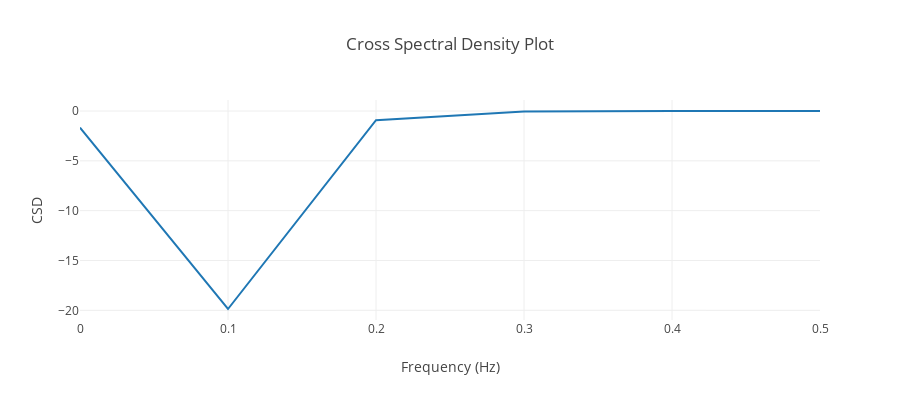
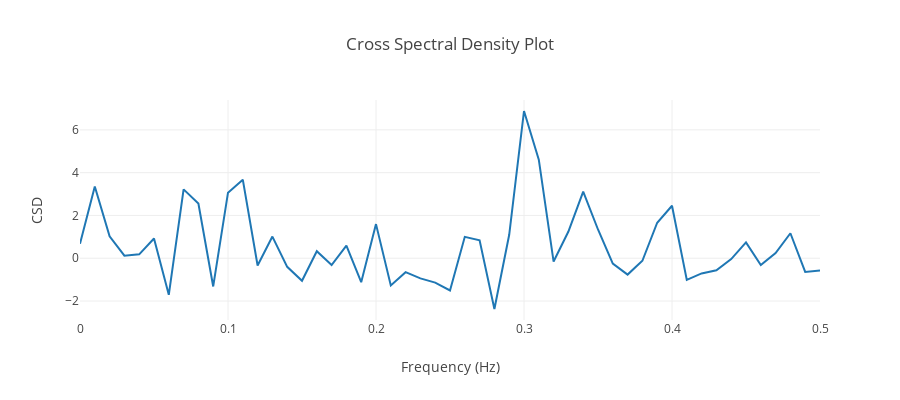

The notebook cell saved with these charts, in order:
### Code cell
# Test on different inputs

# Regular Arrays
z2 = np.array([1, 2, 3, 4, 5, 6, 7, 8, 9, 10])
z3 = np.array([10, 9, 8, 7, 6, 5, 4, 3, 2, 1])
warnings.simplefilter("ignore")
cgram(z2, z3)

# Two AR(1) Processes, with phi = 0.75 and 0.25 respectively.
n = 100
b = np.zeros(n)
c = np.zeros(n)
b[1] = random.normalvariate(0, 1)
c[1] = random.normalvariate(0, 1)
for i in range(1, n):
    b[i] = 0.75*a[i-1] + random.normalvariate(0, 1)
    c[i] = 0.25*a[i-1] + random.normalvariate(0, 1)
cgram(b, c)

### Figure 1 — Plotly figure (JSON) as saved in the notebook; plotly's stock layout.template omitted (floating-point values rounded to 4 significant figures)
{"data": [{"mode": "lines", "type": "scatter", "x": [0, 0.1, 0.2, 0.3, 0.4, 0.5], "y": [-1.667, -19.87, -0.9213, -0.05134, -0.004903, -1.315e-32]}], "layout": {"height": 400, "title": "Cross Spectral Density Plot", "width": 900, "xaxis": {"title": "Frequency (Hz)", "zeroline": false}, "yaxis": {"title": "CSD", "zeroline": false}}}

### Figure 2 — Plotly figure (JSON) as saved in the notebook; plotly's stock layout.template omitted (floating-point values rounded to 4 significant figures)
{"data": [{"mode": "lines", "type": "scatter", "x": [0, 0.01, 0.02, 0.03, 0.04, 0.05, 0.06, 0.07, 0.08, 0.09, 0.1, 0.11, 0.12, 0.13, 0.14, 0.15, 0.16, 0.17, 0.18, 0.19, 0.2, 0.21, 0.22, 0.23, 0.24, 0.25, 0.26, 0.27, 0.28, 0.29, 0.3, 0.31, 0.32, 0.33, 0.34, 0.35, 0.36, 0.37, 0.38, 0.39, 0.4, 0.41, 0.42, 0.43, 0.44, 0.45, 0.46, 0.47, 0.48, 0.49, 0.5], "y": [0.6791, 3.357, 1.026, 0.1187, 0.18, 0.9219, -1.713, 3.219, 2.553, -1.32, 3.063, 3.674, -0.3389, 1.012, -0.4025, -1.055, 0.3267, -0.3192, 0.5926, -1.12, 1.595, -1.272, -0.6525, -0.9447, -1.142, -1.508, 0.9997, 0.8351, -2.374, 1.097, 6.882, 4.608, -0.1546, 1.248, 3.113, 1.343, -0.2547, -0.7645, -0.1187, 1.66, 2.453, -1.011, -0.7113, -0.5643, -0.04127, 0.7369, -0.3201, 0.2425, 1.168, -0.6412, -0.5789]}], "layout": {"height": 400, "title": "Cross Spectral Density Plot", "width": 900, "xaxis": {"title": "Frequency (Hz)", "zeroline": false}, "yaxis": {"title": "CSD", "zeroline": false}}}
